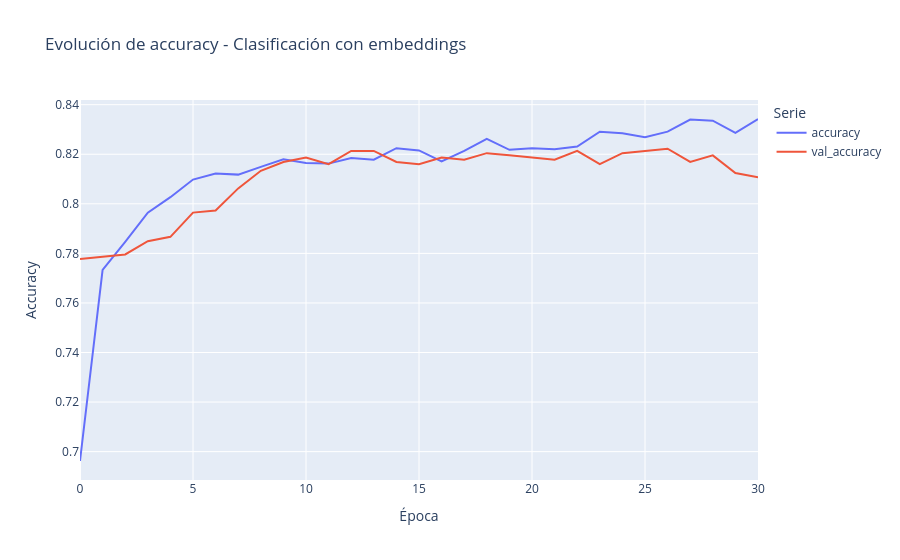

Notebook code cell kept with this figure:
### Markdown cell above
### Evolución de accuracy

### Code cell
fig = px.line(
    hist_class,
    y=["accuracy", "val_accuracy"],
    title="Evolución de accuracy - Clasificación con embeddings",
    labels={"index": "Época", "value": "Accuracy", "variable": "Serie"}
)

fig.show()

### Figure 1 — Plotly figure (JSON) as saved in the notebook; plotly's stock layout.template omitted (floating-point values rounded to 4 significant figures)
{"data": [{"hovertemplate": "Serie=accuracy<br>Época=%{x}<br>Accuracy=%{y}<extra></extra>", "legendgroup": "accuracy", "line": {"color": "#636efa", "dash": "solid"}, "marker": {"symbol": "circle"}, "mode": "lines", "name": "accuracy", "orientation": "v", "showlegend": true, "type": "scatter", "x": [0, 1, 2, 3, 4, 5, 6, 7, 8, 9, 10, 11, 12, 13, 14, 15, 16, 17, 18, 19, 20, 21, 22, 23, 24, 25, 26, 27, 28, 29, 30], "xaxis": "x", "y": [0.6962, 0.7733, 0.7847, 0.7964, 0.8027, 0.8098, 0.8122, 0.8118, 0.8149, 0.818, 0.8164, 0.8162, 0.8184, 0.8178, 0.8224, 0.8216, 0.8171, 0.8213, 0.8262, 0.8218, 0.8224, 0.822, 0.8231, 0.8291, 0.8284, 0.8269, 0.8291, 0.834, 0.8336, 0.8287, 0.8342], "yaxis": "y"}, {"hovertemplate": "Serie=val_accuracy<br>Época=%{x}<br>Accuracy=%{y}<extra></extra>", "legendgroup": "val_accuracy", "line": {"color": "#EF553B", "dash": "solid"}, "marker": {"symbol": "circle"}, "mode": "lines", "name": "val_accuracy", "orientation": "v", "showlegend": true, "type": "scatter", "x": [0, 1, 2, 3, 4, 5, 6, 7, 8, 9, 10, 11, 12, 13, 14, 15, 16, 17, 18, 19, 20, 21, 22, 23, 24, 25, 26, 27, 28, 29, 30], "xaxis": "x", "y": [0.7778, 0.7787, 0.7796, 0.7849, 0.7867, 0.7964, 0.7973, 0.8062, 0.8133, 0.8169, 0.8187, 0.816, 0.8213, 0.8213, 0.8169, 0.816, 0.8187, 0.8178, 0.8204, 0.8196, 0.8187, 0.8178, 0.8213, 0.816, 0.8204, 0.8213, 0.8222, 0.8169, 0.8196, 0.8124, 0.8107], "yaxis": "y"}], "layout": {"legend": {"title": {"text": "Serie"}, "tracegroupgap": 0}, "title": {"text": "Evolución de accuracy - Clasificación con embeddings"}, "xaxis": {"anchor": "y", "domain": [0, 1], "title": {"text": "Época"}}, "yaxis": {"anchor": "x", "domain": [0, 1], "title": {"text": "Accuracy"}}}}
